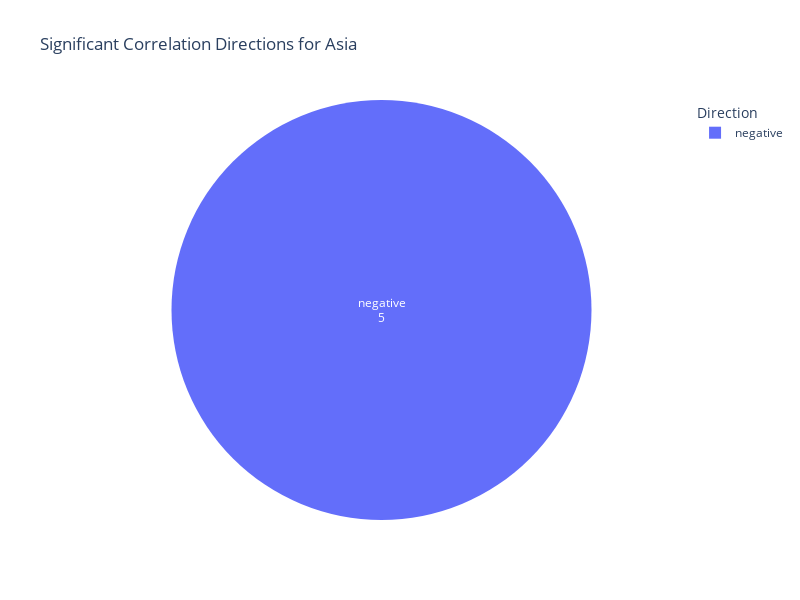
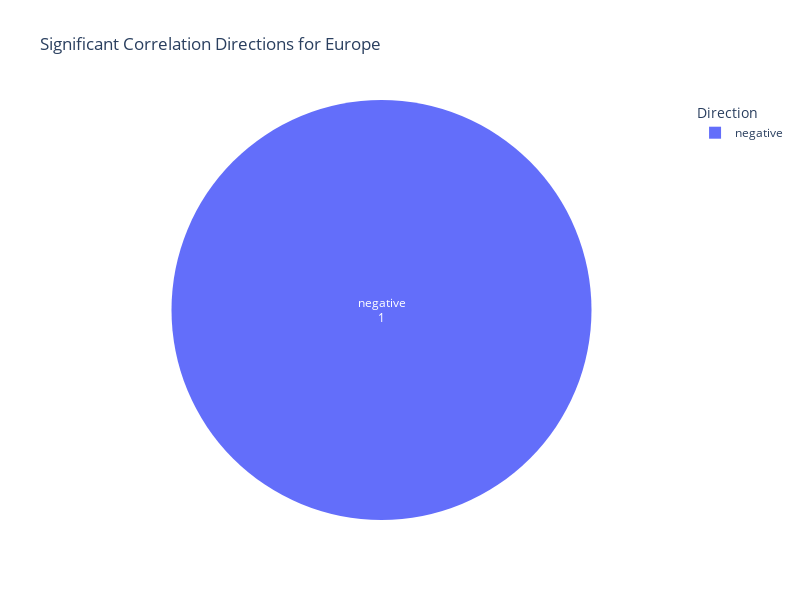
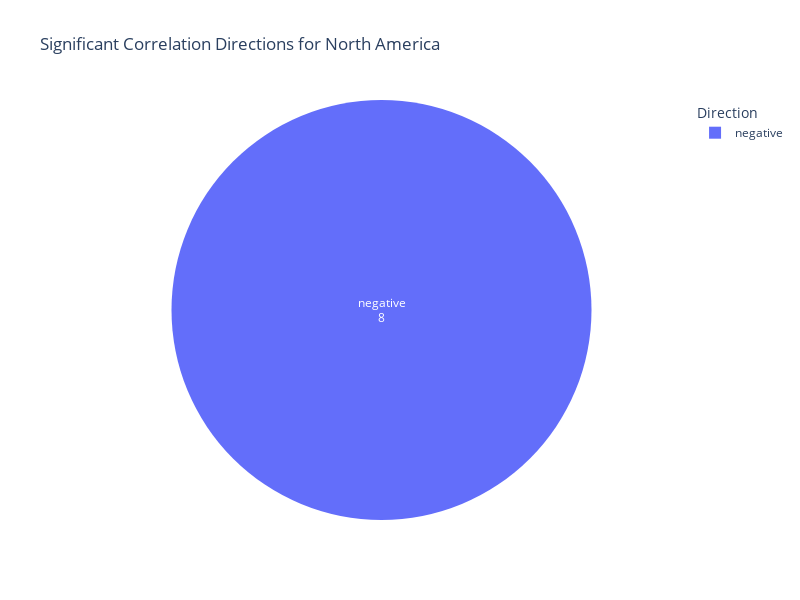

Notebook code cell kept with these figures, in order:
### Code cell
def plot_significant_correlation_directions(results_df):
    """ 
    Cette fonction a pour but de créer des graphiques en camembert pour chaque continent afin de visualiser la direction des corrélations significatives
    et de voir si les relations sont donc négatives ou positives

    results_df : Le Dataframe contenant les résultats des corrélations
    
    """
    significant_results = results_df[results_df['significant'] == 'Yes']

    direction_counts = significant_results.groupby(['continent', 'direction']).size().reset_index(name='count')

    for continent in direction_counts['continent'].unique():
        continent_data = direction_counts[direction_counts['continent'] == continent]
        fig = px.pie(
            continent_data,
            names='direction',
            values='count',
            title=f'Significant Correlation Directions for {continent}',
            labels={'direction': 'Direction', 'count': 'Count'}
        )
        fig.update_traces(textinfo='label+value')
        fig.update_layout(width=800, height=600, legend_title_text='Direction')
        fig.show()
        
plot_significant_correlation_directions(df_pearson)

### Figure 1 — Plotly figure (JSON) as saved in the notebook; plotly's stock layout.template omitted (floating-point values rounded to 4 significant figures)
{"data": [{"domain": {"x": [0, 1], "y": [0, 1]}, "hovertemplate": "Direction=%{label}<br>Count=%{value}<extra></extra>", "labels": ["negative"], "legendgroup": "", "name": "", "showlegend": true, "textinfo": "label+value", "type": "pie", "values": [5]}], "layout": {"height": 600, "legend": {"title": {"text": "Direction"}, "tracegroupgap": 0}, "title": {"text": "Significant Correlation Directions for Asia"}, "width": 800}}

### Figure 2 — Plotly figure (JSON) as saved in the notebook; plotly's stock layout.template omitted (floating-point values rounded to 4 significant figures)
{"data": [{"domain": {"x": [0, 1], "y": [0, 1]}, "hovertemplate": "Direction=%{label}<br>Count=%{value}<extra></extra>", "labels": ["negative"], "legendgroup": "", "name": "", "showlegend": true, "textinfo": "label+value", "type": "pie", "values": [1]}], "layout": {"height": 600, "legend": {"title": {"text": "Direction"}, "tracegroupgap": 0}, "title": {"text": "Significant Correlation Directions for Europe"}, "width": 800}}

### Figure 3 — Plotly figure (JSON) as saved in the notebook; plotly's stock layout.template omitted (floating-point values rounded to 4 significant figures)
{"data": [{"domain": {"x": [0, 1], "y": [0, 1]}, "hovertemplate": "Direction=%{label}<br>Count=%{value}<extra></extra>", "labels": ["negative"], "legendgroup": "", "name": "", "showlegend": true, "textinfo": "label+value", "type": "pie", "values": [8]}], "layout": {"height": 600, "legend": {"title": {"text": "Direction"}, "tracegroupgap": 0}, "title": {"text": "Significant Correlation Directions for North America"}, "width": 800}}
